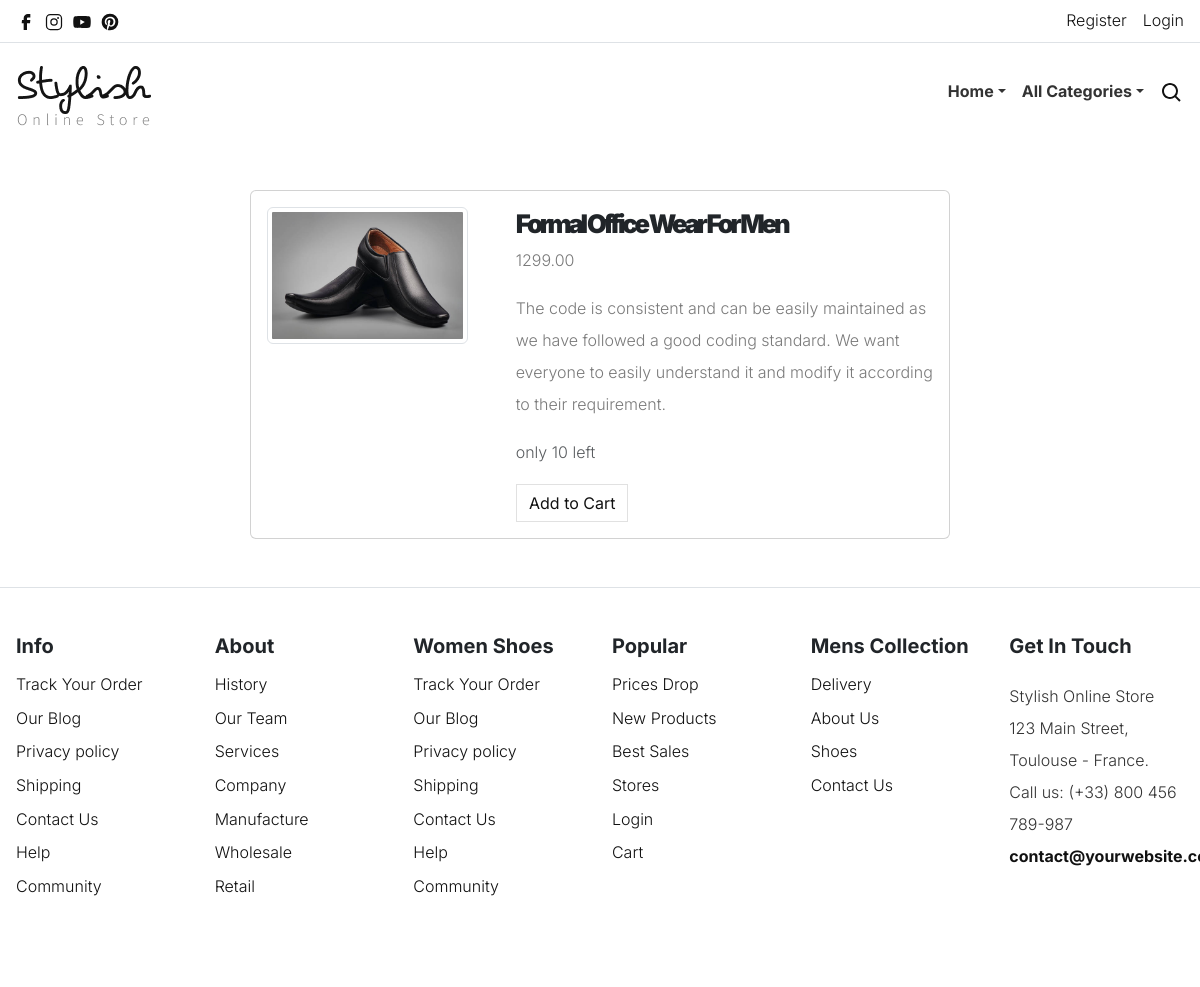
/details/13, run on the app's committed database.
### shop/models.py (models this page shows, shortened)
class Product(models.Model):
    name=models.CharField(max_length=50)
    desc=models.TextField()
    image=models.ImageField(upload_to='products')
    price=models.DecimalField(max_digits=10,decimal_places=2)
    stock=models.IntegerField()
    available=models.BooleanField(default=True)
    created=models.DateTimeField(auto_now_add=True)
    updated = models.DateTimeField(auto_now=True)
    category=models.ForeignKey(Category,on_delete=models.CASCADE)

### shop/views.py (the view)
# urls.py: path('details/<int:p>',views.details,name="details"),
def details(request,p):
    pro=Product.objects.get(id=p)
    context={'product':pro}
    return render(request,'details.html',context)

### cart/context_processors.py (called while the page is built, shortened)
def count_items(request):
    count = 0  # Initialize count with a default value
    return {'count': count}

### shop/context_processors.py (called while the page is built)
def menu_links(request):
    c=Category.objects.all()
    return {'links':c}

### templates/Details.html
<!DOCTYPE html>
{% extends 'base.html' %}
{% load static %}
{% block content %}
<div class="card mb-5 mx-auto mt-5 " style="max-width:700px;">
  <div class="row g-0 bg-muted">
    <div class="col-md-4 p-3">
      <img src="{{product.image.url}}" class="img-thumbnail rounded-start" height="500px" width="500%">
    </div>
    <div class="col-md-8 lh-lg ps-3 text-dark">
      <div class="card-body mt-1 ">
        <h3 class="card-title text-dark"> {{product.name}}</h3>
        <p class="card-text fs-6"> {{product.price}}</p>
        <p class="card-text fs-6">{{product.desc}}</p>
        <p class="card-text fs-6 text-muted">only {{product.stock}} left</p>
    {% if user.is_superuser == True %}
        {% if product.stock > 0 %}
        <h5 class="text-success">In Stock</h5>
        <a href="{% url 'shop:add_stock' product.id %}" class="btn btn-outline-gray hvr-sweep-to-right dark-sweep">Add Stock</a>
        <a href="{% url 'shop:edit' product.id %}" class="btn btn-outline-gray hvr-sweep-to-right light-sweep mx-3">Edit</a>
        {% else %}
         <h5 class="text-danger">Out of Stock</h5>
        <a href="{% url 'shop:add_stock' product.id %}" class="btn btn-outline-gray hvr-sweep-to-right dark-sweep">Add Stock</a>
          <a href="{% url 'shop:edit' product.id %}" class="btn btn-outline-gray hvr-sweep-to-right light-sweep mx-3">Edit</a>
          {% endif %}
        {% else %}
        {% if product.stock > 0 %}
        <a href="{% url 'cart:addtocart' product.id %}" class="btn btn-outline-gray hvr-sweep-to-right light-sweep">Add to Cart</a>
        {% else %}
<h5 class="text-danger">Out of Stock</h5>
        {% endif %}
        {% endif %}
      </div>
    </div>
  </div>
</div>
{% endblock %}

### static/style.css (style rules this page uses)
body { --heading-font: "Inter", Roboto, sans-serif; --heading-font-weight: 400; --heading-color: var(--bs-dark); --heading-line-height: 1.24; --swiper-theme-color: var(--bs-primary); --swiper-pagination-bottom: 0; --custom-easing: cubic-bezier(.17,.67,.83,.67); --bs-body-font-family: "Inter", Roboto, sans-serif; --bs-body-font-size: 1rem; --bs-body-font-weight: 400; --bs-body-line-height: 1.7; --bs-body-color: #8f8f8f; --bs-body-color-rgb: 143, 143, 143; --bs-primary: #ce071e; --bs-primary-dark: #8d0414; --bs-secondary: #6c757d; --bs-black: #111; --bs-light: #F1F1F0; --bs-dark: #212529; --bs-gray: #9aa1a7; --bs-gray-dark: #51565b; --bs-primary-rgb: 206, 7, 30; --bs-secondary-rgb: 108, 117, 125; --bs-black-rgb: 17, 17, 17; --bs-light-rgb: 241, 241, 240; --bs-dark-rgb: 33, 37, 41; --bs-link-color: var(--bs-dark); --bs-link-color-rgb: 17, 17, 17; --bs-link-decoration: underline; --bs-link-hover-color: var(--bs-primary); --bs-link-hover-color-rgb: 17, 17, 17; }
h1, .h1, h2, .h2, h3, .h3, h4, .h4, h5, .h5, h6, .h6 { font-family: var(--heading-font); font-weight: var(--heading-font-weight); color: var(--heading-color); line-height: var(--heading-line-height); }
a { text-decoration: none; transition: all 0.3s ease-out; }
.btn { --bs-btn-border-radius: 0; }
:root { --accent-color: #333; --black-color: #000; --dark-color: #111; --gray-color-100: #F1F1F1; --gray-color-200: #E1E1E1; --gray-color-300: #D1D1D1; --gray-color-400: #ced4da; --gray-color-500: #adb5bd; --dark-gray-color: #7A7A7A; --bs-light-rgb: rgba(255, 255, 255, 1); --light-color: #fff; --swiper-theme-color: #111 !important; }
:root { --body-font: "Inter", sans-serif; --heading-font: "Inter", sans-serif; --extra-font: "Playfair Display", sans-serif; --subheading-font: "Petit Formal Script", sans-serif; }
*, *::before, *::after { -webkit-box-sizing: border-box; -moz-box-sizing: border-box; box-sizing: border-box; }
html { box-sizing: border-box; }
body { font-family: var(--body-font); font-weight: 300; line-height: 1.6; color: var(--accent-color); margin: 0; }
a { color: var(--dark-color); text-decoration: none; transition: 0.3s color ease-out; }
p { color: var(--dark-gray-color); }
h1, h2, h3, h4, h5 { font-family: var(--heading-font); font-weight: 700; line-height: 1; }
h3 { font-size: 1.6em; }
.btn.btn-outline-gray { background: transparent; border-color: var(--gray-color-200); color: var(--dark-color); }
.hvr-sweep-to-right { position: relative; overflow: hidden; vertical-align: middle; -webkit-transform: perspective(1px) translateZ(0); transform: perspective(1px) translateZ(0); box-shadow: 0 0 1px rgba(0, 0, 0, 0); -webkit-transition-property: color; transition-property: color; -webkit-transition-duration: 0.3s; transition-duration: 0.3s; }
.hvr-sweep-to-right:before { content: ""; position: absolute; z-index: -1; top: 0; left: 0; right: 0; bottom: 0; background: var(--bs-red); -webkit-transform: scaleX(0); transform: scaleX(0); -webkit-transform-origin: 0 50%; transform-origin: 0 50%; -webkit-transition-property: transform; transition-property: transform; -webkit-transition-duration: 0.3s; transition-duration: 0.3s; -webkit-transition-timing-function: ease-out; transition-timing-function: ease-out; }
.banner-content .banner-title, .card .card-title { font-weight: 900; line-height: 1em; letter-spacing: -0.2rem; }

### data on the page
Product: image (picture), name "Formal Office Wear For Men", price "1299.00", desc "The code is consistent and can be easily maintained as we have followed a good coding standard. We want everyone to easily understand it and modify it according to their requirement.", stock "10"
